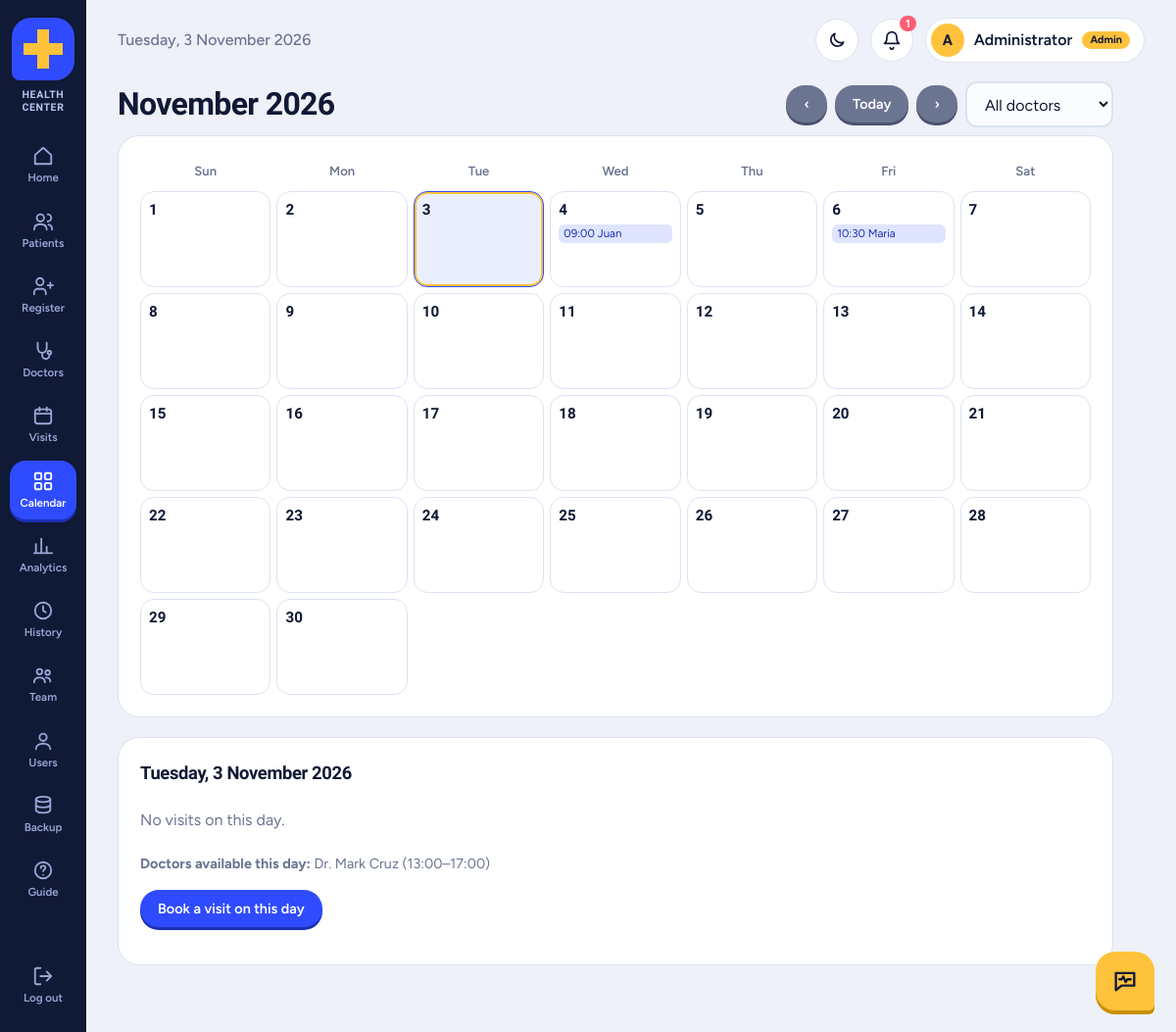
/calendar.php (signed in), run on the app's committed database.
### tables this page shows
CREATE TABLE IF NOT EXISTS users (
  user_id INT AUTO_INCREMENT PRIMARY KEY,
  username VARCHAR(50) NOT NULL UNIQUE,
  password VARCHAR(255) NOT NULL,
  full_name VARCHAR(100) NOT NULL,
  agreed_at DATETIME NULL,
  profile_photo VARCHAR(255) NULL,
  cover_photo VARCHAR(255) NULL,
  role ENUM('admin','staff','doctor','patient') NOT NULL DEFAULT 'staff',
  doctor_id INT NULL,
  patient_id INT NULL,
  must_change_password TINYINT(1) NOT NULL DEFAULT 0
);

CREATE TABLE IF NOT EXISTS appointments (
  appointment_id INT AUTO_INCREMENT PRIMARY KEY,
  patient_id INT NOT NULL,
  doctor_id INT NOT NULL,
  appt_date DATE NOT NULL,
  appt_time TIME NOT NULL,
  reason VARCHAR(255),
  status ENUM('Scheduled','Completed','Cancelled') NOT NULL DEFAULT 'Scheduled',
  UNIQUE KEY no_double_booking (doctor_id, appt_date, appt_time),
  FOREIGN KEY (patient_id) REFERENCES patients(patient_id) ON DELETE CASCADE,
  FOREIGN KEY (doctor_id) REFERENCES doctors(doctor_id) ON DELETE CASCADE
);

CREATE TABLE IF NOT EXISTS patients (
  patient_id INT AUTO_INCREMENT PRIMARY KEY,
  full_name VARCHAR(100) NOT NULL,
  birth_date DATE NOT NULL,
  gender ENUM('Male','Female','Other') NOT NULL,
  phone VARCHAR(20),
  address VARCHAR(255),
  sms_optin TINYINT(1) NOT NULL DEFAULT 1
);

### appts.php (called while the page is built, shortened)
<?php
function avail_load($pdo, $from, $to) {
    $a = $pdo->query('SELECT d.doctor_id, d.full_name, d.specialty, v.weekday, v.start_time, v.end_time FROM doctors d JOIN doctor_availability v ON v.doctor_id = d.doctor_id ORDER BY d.full_name, v.start_time')->fetchAll();
    $s = $pdo->prepare('SELECT doctor_id, off_date FROM doctor_days_off WHERE off_date BETWEEN ? AND ?'); $s->execute([$from, $to]);
    $off = []; foreach ($s->fetchAll() as $r) $off[$r['doctor_id']][$r['off_date']] = true;
    $s = $pdo->prepare('SELECT doctor_id, appt_date, appt_time FROM appointments WHERE appt_date BETWEEN ? AND ?'); $s->execute([$from, $to]);
    $booked = []; foreach ($s->fetchAll() as $r) $booked[$r['doctor_id']][$r['appt_date']][] = strtotime($r['appt_date'] . ' ' . $r['appt_time']);
    return [$a, $off, $booked];
}
function avail_day($data, $date) {
    [$a, $off, $booked] = $data;
    $w = (int)date('w', strtotime($date)); $slot = SLOT_MINUTES * 60; $out = [];
    foreach ($a as $r) {
        $did = $r['doctor_id'];
        if ((int)$r['weekday'] !== $w || !empty($off[$did][$date])) continue;
        $s = strtotime("$date {$r['start_time']}"); $e = strtotime("$date {$r['end_time']}"); $open = 0;
        for ($t = $s; $t + $slot <= $e; $t += $slot) {
            if ($t < time()) continue;
            $taken = false;
            if (!$taken) $open++;
        }
        if (!isset($out[$did])) $out[$did] = ['name' => $r['full_name'], 'specialty' => $r['specialty'], 'blocks' => [], 'open' => 0];
        $out[$did]['blocks'][] = substr($r['start_time'], 0, 5) . '–' . substr($r['end_time'], 0, 5);
        $out[$did]['open'] += $open;
    }
    return array_filter($out, fn($d) => $d['open'] > 0);
}

### calendar.php (the view, shortened to what this page needs)
<?php require_once 'db.php'; require_role(['admin', 'staff', 'doctor']); include 'header.php';
$m = preg_match('/^\d{4}-(0[1-9]|1[0-2])$/', $_GET['m'] ?? '') ? $_GET['m'] : date('Y-m');
$first = strtotime("$m-01");
$days = (int)date('t', $first); $offset = (int)date('w', $first);
$prev = date('Y-m', strtotime('-1 month', $first)); $next = date('Y-m', strtotime('+1 month', $first));
$doc = (int)($_GET['doctor'] ?? 0);
$q = $doc ? "&doctor=$doc" : '';
$sql = 'SELECT a.*, p.full_name patient, d.full_name doctor FROM appointments a JOIN patients p USING(patient_id) JOIN doctors d USING(doctor_id) WHERE a.appt_date BETWEEN ? AND ?'
     . ($doc ? ' AND a.doctor_id=?' : '') . ' ORDER BY a.appt_date, a.appt_time';
$par = ["$m-01", "$m-" . str_pad($days, 2, '0', STR_PAD_LEFT)]; if ($doc) $par[] = $doc;
$st = $pdo->prepare($sql); $st->execute($par);
$by = [];
foreach ($st->fetchAll() as $r) $by[$r['appt_date']][] = $r;
$doctors = $pdo->query('SELECT doctor_id, full_name FROM doctors ORDER BY full_name')->fetchAll();
$sel = $_GET['d'] ?? (date('Y-m') === $m ? date('Y-m-d') : "$m-01");
$today = date('Y-m-d');
?>
<div class="pagehead"><h2><?= h(date('F Y', $first)) ?></h2>
  <form method="get" class="cal-nav">
    <a class="btn gray" href="?m=<?= $prev . $q ?>" aria-label="Previous month">‹</a>
    <a class="btn gray" href="?m=<?= date('Y-m') . $q ?>">Today</a>
    <a class="btn gray" href="?m=<?= $next . $q ?>" aria-label="Next month">›</a>
    <?php if (role() !== 'doctor'): ?><select name="doctor" onchange="this.form.submit()" aria-label="Filter by doctor"><option value="0">All doctors</option>
      <?php foreach ($doctors as $d): ?><option value="<?= $d['doctor_id'] ?>" <?= $doc === (int)$d['doctor_id'] ? 'selected' : '' ?>><?= h($d['full_name']) ?></option><?php endforeach; ?></select><?php endif; ?>
  </form></div>
<div class="card">
<div class="cal">
  <?php foreach (['Sun', 'Mon', 'Tue', 'Wed', 'Thu', 'Fri', 'Sat'] as $w): ?><div class="cal-h"><?= $w ?></div><?php endforeach; ?>
  <?php for ($n = 1; $n <= $days; $n++):
      $date = sprintf('%s-%02d', $m, $n); $list = $by[$date] ?? []; ?>
  <a class="cal-day<?= $date === $today ? ' today' : '' ?><?= $date === $sel ? ' sel' : '' ?>" href="?m=<?= h($m) ?>&d=<?= $date . $q ?>">
    <b><?= $n ?></b><?php if ($list): ?><span class="cnt"><?= count($list) ?></span><?php endif; ?>
    <?php foreach (array_slice($list, 0, 3) as $r): ?><i class="c s-<?= strtolower($r['status']) ?>"><?= h(substr($r['appt_time'], 0, 5) . ' ' . explode(' ', $r['patient'])[0]) ?></i><?php endforeach; ?>
  </a>
  <?php endfor; ?>
</div></div>
<div class="card"><h3><?= h(date('l, j F Y', strtotime($sel))) ?></h3>
<?php $day = $by[$sel] ?? []; if (!$day): ?><p class="empty">No visits on this day.</p><?php else: ?>
<ul class="slots"><?php foreach ($day as $r): ?>
<li><time><?= h(substr($r['appt_time'], 0, 5)) ?></time><div><b><?= h($r['patient']) ?></b>
<small>with <?= h($r['doctor']) ?><?= $r['reason'] ? ' · ' . h($r['reason']) : '' ?> · <span class="pill s-<?= strtolower($r['status']) ?>"><?= h($r['status']) ?></span>
 · <a href="slip.php?id=<?= $r['appointment_id'] ?>" target="_blank">Slip</a><?php if (role() !== 'doctor'): ?> · <a href="appointments.php?reschedule=<?= $r['appointment_id'] ?>">Reschedule</a><?php endif; ?></small></div></li>
<?php endforeach; ?></ul><?php endif; ?>
<?php if (role() !== 'doctor'): try { $dd = avail_day(avail_load($pdo, $sel, $sel), $sel); } catch (PDOException $e) { $dd = null; } ?>
<?php if ($dd !== null): ?><p class="note" style="margin-top:14px"><b>Doctors available this day:</b> <?= $dd ? h(implode(', ', array_map(fn($d) => $d['name'] . ' (' . implode(', ', $d['blocks']) . ')', $dd))) : 'none' ?></p><?php endif; endif; ?>
<?php if (role() !== 'doctor'): ?><p><a class="btn" href="appointments.php?date=<?= h($sel) ?>">Book a visit on this day</a></p><?php endif; ?></div>
<?php include 'footer.php'; ?>

### header.php (shortened to what this page needs)
<?php require_once 'db.php'; require_login();
$page = basename($_SERVER['SCRIPT_NAME']);
$meSt = $pdo->prepare('SELECT * FROM users WHERE user_id=?'); $meSt->execute([$_SESSION['uid']]); $me = $meSt->fetch();
$soon = 0;
try { $soon = (int)$pdo->query("SELECT COUNT(*) FROM appointments WHERE status='Scheduled' AND TIMESTAMP(appt_date,appt_time) BETWEEN NOW() AND NOW() + INTERVAL 24 HOUR")->fetchColumn(); } catch (PDOException $e) {}
function nav($file, $label, $icon) {
    global $page;
    echo '<a href="'.$file.'" class="'.($page === $file ? 'on' : '').'"><svg viewBox="0 0 24 24" fill="none" stroke="currentColor" stroke-width="2" stroke-linecap="round" stroke-linejoin="round">'.$icon.'</svg>'.$label.'</a>';
}
?>
<!DOCTYPE html>
<html lang="en"><head>
<link rel="stylesheet" href="style.css"><script src="theme.js"></script><link rel="icon" type="image/svg+xml" href="logo.svg">
</head><body>
<nav class="rail">
  <a class="logo" href="<?= h(home_for(role())) ?>" aria-label="<?= h(CLINIC_NAME) ?> home"><?= logo_html(64) ?><span class="logo-name"><?= h(CLINIC_NAME) ?></span></a>
  <?php
  $r = role(); $staff = in_array($r, ['admin', 'staff'], true);
  nav(home_for($r),'Home','<path d="M3 11l9-8 9 8v10H3z"/>');
  if ($staff) nav('patients.php','Patients','<circle cx="9" cy="8" r="4"/><path d="M2 21c0-4 3-6 7-6s7 2 7 6M17 4a4 4 0 010 8M22 21c0-3-2-5-4-5.5"/>');
  if ($staff) nav('register_patient.php','Register','<path d="M15 21v-2a4 4 0 00-4-4H6a4 4 0 00-4 4v2M8.5 11a4 4 0 100-8 4 4 0 000 8zM20 8v6M23 11h-6"/>');
  if ($staff) nav('doctors.php','Doctors','<path d="M6 3v6a5 5 0 0010 0V3M11 14v3a4 4 0 008 0v-1"/><circle cx="19" cy="14" r="2"/>');
  if ($staff || $r === 'doctor') nav('appointments.php','Visits','<rect x="3" y="5" width="18" height="16" rx="3"/><path d="M3 10h18M8 3v4M16 3v4"/>');
  if ($staff || $r === 'doctor') nav('calendar.php','Calendar','<rect x="3" y="3" width="7" height="7" rx="1.5"/><rect x="14" y="3" width="7" height="7" rx="1.5"/><rect x="3" y="14" width="7" height="7" rx="1.5"/><rect x="14" y="14" width="7" height="7" rx="1.5"/>');
  if ($staff) nav('analytics.php','Analytics','<path d="M4 20V10M10 20V4M16 20v-7M22 20H2"/>');
  if ($r === 'admin') nav('history.php','History','<circle cx="12" cy="12" r="9"/><path d="M12 7v5l3 2"/>');
  if ($staff) nav('team.php','Team','<circle cx="8" cy="8" r="3"/><circle cx="17" cy="9" r="2.5"/><path d="M2 20c0-3.5 2.5-5.5 6-5.5s6 2 6 5.5M15 14.5c3 0 5 1.5 5 4.5"/>');
  if ($r === 'admin') nav('users.php','Users','<circle cx="12" cy="8" r="4"/><path d="M4 21c0-4 4-6 8-6s8 2 8 6"/>');
  if ($r === 'admin') nav('backup.php','Backup','<ellipse cx="12" cy="5" rx="8" ry="3"/><path d="M4 5v6c0 1.7 3.6 3 8 3s8-1.3 8-3V5M4 11v6c0 1.7 3.6 3 8 3s8-1.3 8-3v-6"/>');
  if ($staff) nav('tutorial.php','Guide','<circle cx="12" cy="12" r="9"/><path d="M9.5 9.5a2.5 2.5 0 115 0c0 1.5-2.5 2-2.5 3.5M12 17h.01"/>');
  ?>
  <a href="logout.php" class="out"><svg viewBox="0 0 24 24" fill="none" stroke="currentColor" stroke-width="2" stroke-linecap="round" stroke-linejoin="round"><path d="M9 21H5a2 2 0 01-2-2V5a2 2 0 012-2h4M16 17l5-5-5-5M21 12H9"/></svg>Log out</a>
</nav>
<div class="wrap">
<div class="top">
  <span class="date"><?= date('l, j F Y') ?></span>
  <div class="topr">
    <button class="bell" id="themeBtn" type="button" aria-label="Switch theme"></button>
    <?php if ($staff): ?><a class="bell" href="notifications.php" title="Alerts and text messages"><svg viewBox="0 0 24 24" fill="none" stroke="currentColor" stroke-width="2" stroke-linecap="round" stroke-linejoin="round"><path d="M6 8a6 6 0 0112 0c0 7 3 8 3 8H3s3-1 3-8M10 21a2 2 0 004 0"/></svg><?php if ($soon): ?><i><?= $soon ?></i><?php endif; ?></a><?php endif; ?>
    <a class="chip" href="profile.php" title="Edit my profile"><?= avatar_html($me) ?><?= h($me['full_name']) ?> <small class="rolepill"><?= h(role_label(role())) ?></small></a>
  </div>
</div>
<main>

### db.php (shortened to what this page needs)
<?php
try {
    $pdo = new PDO('mysql:host=localhost;dbname=healthcenter_db;charset=utf8mb4', 'root', '', [
        PDO::ATTR_ERRMODE => PDO::ERRMODE_EXCEPTION,
        PDO::ATTR_DEFAULT_FETCH_MODE => PDO::FETCH_ASSOC,
    ]);
    $pdo->exec("SET time_zone = '" . date('P') . "'");
} catch (PDOException $e) {
    http_response_code(500);
    exit('<!DOCTYPE html><meta charset="utf-8"><body style="font-family:sans-serif;max-width:560px;margin:60px auto"><h2>Cannot connect to the database</h2><p>Start <b>MySQL</b> in the XAMPP Control Panel, then import <b>schema.sql</b> in phpMyAdmin. Check the user name and password in <b>db.php</b>.</p><p style="color:#666">Details: ' . htmlspecialchars($e->getMessage()) . '</p>');
}
function h($s) { return htmlspecialchars((string)$s, ENT_QUOTES, 'UTF-8'); }
function logo_html($size = 48) {
    $s = (int)$size;
    return '<svg class="lg" width="' . $s . '" height="' . $s . '" viewBox="0 0 64 64" role="img" aria-label="Health Center logo">'
        . '<circle class="lg-ring" cx="32" cy="32" r="30"/>'
        . '<path class="lg-tile" d="M20 0H44a20 20 0 0 1 20 20V44a20 20 0 0 1-20 20H8a8 8 0 0 1-8-8V20A20 20 0 0 1 20 0z"/>'
        . '<path class="lg-cross" d="M26 12h12v14h14v12H38v14H26V38H12V26h14z"/>'
        . '<path class="lg-line" pathLength="100" d="M5 34H21L27 21L35 47L40 30L43 34H59"/></svg>';
}
function role() { return $_SESSION['role'] ?? 'admin'; }
function role_label($r) { return ['admin' => 'Admin', 'staff' => 'Staff', 'doctor' => 'Doctor', 'patient' => 'Patient'][$r] ?? 'Staff'; }
function home_for($r) { return ['patient' => 'portal.php', 'doctor' => 'doctor.php'][$r] ?? 'index.php'; }
function avatar_html($u, $cls = '') {
    $c = 'av' . ($cls ? " $cls" : '');
    return '<span class="' . $c . '">' . h(mb_strtoupper(mb_substr($u['full_name'], 0, 1))) . '</span>';
}
require_once __DIR__ . '/appts.php';

### data on the page
users: full_name "A", full_name "Administrator"
appointments: appt_time.full_name "09:00 Juan"
appointments: appt_time.full_name "10:30 Maria"

### other printed values
CLINIC_NAME "HEALTH CENTER"
$label "Home Patients Register Doctors Visits Calendar Analytics History Team Users Backup Guide"
$soon "1"
role_label(role()) "Admin"
date('F Y', $first) "November 2026"
$w "Sun"
$w "Mon"
$w "Tue"
$w "Wed"
$w "Thu"
$w "Fri"
$w "Sat"
date('l, j F Y', strtotime($sel)) "Tuesday, 3 November 2026"
